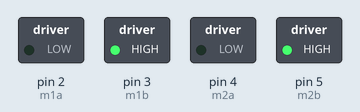
Simulated run of this sketch. Board: Arduino Uno, built with avr-gcc and run on an emulated ATmega328P. Parts: switched loads named in the sketch (green lamp = pin HIGH).

Above: at 0.1 s.
Timing chart, 0 to 1.6 s (numbered marks = the images above):
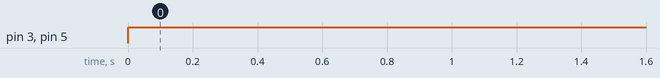

The sketch:

8._Simple_Motors_logic.ino
```cpp
const int m1a = 2;
const int m1b = 3;
const int m2a = 4;
const int m2b = 5;


void setup() {
  // put your setup code here, to run once:
  pinMode(m1a, OUTPUT);
  pinMode(m1b, OUTPUT);
  pinMode(m2a, OUTPUT);
  pinMode(m2b, OUTPUT);
}

void loop() {
  // put your main code here, to run repeatedly:
  digitalWrite(m1a, LOW);
  digitalWrite(m1b, HIGH);
  digitalWrite(m2a, LOW);
  digitalWrite(m2b, HIGH);
  delay(1000);
}
```

Measured:
- by itself, pin 3 (m1b), pin 5 (m2b): LOW → HIGH at 0.00 s
